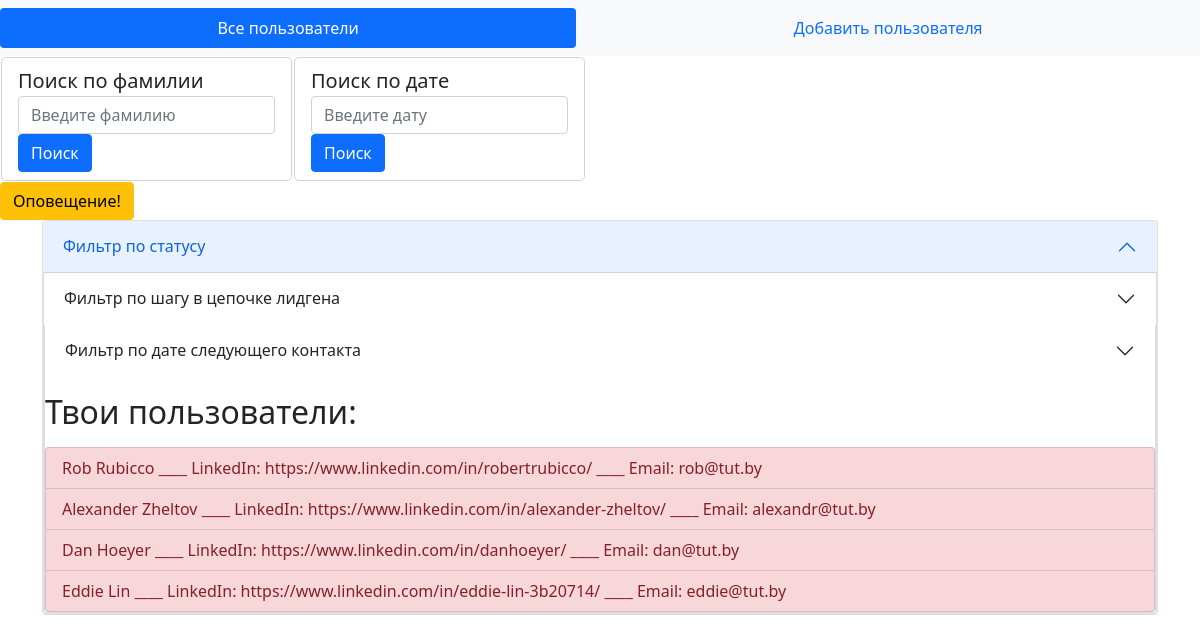
/users/list/, run on the app's committed database.
### crm/models.py (models this page shows, shortened)
class User(models.Model):
    class Meta:
        db_table = "users"
    id = models.UUIDField(primary_key=True, default=uuid4)
    name = models.CharField(max_length=20, null=False)
    last_name = models.CharField(max_length=20, null=False)
    job_title = models.CharField(max_length=50)
    company = models.CharField(max_length=50)
    email = models.EmailField(max_length=256)
    linkedin = models.CharField(max_length=256)
    add_contact = models.TextField()
    group = models.CharField(max_length=20)
    last_contact = models.DateField(null=False)
    next_contact = models.DateField(null=False)
    status = models.CharField(max_length=50, choices=Status.choices(), default=Status.Request_send)
    step = models.CharField(max_length=50, choices=LeadStep.choices(), default=LeadStep.Thank_connect)
    comment = models.TextField()
    history = models.TextField()
    created = models.DateTimeField(auto_now_add=True)
    updated = models.DateTimeField(auto_now=True, null=True)
    field_history1 = FieldHistoryTracker(['status'])
    field_history2 = FieldHistoryTracker(['step'])

### crm/views.py (the view)
# urls.py: path("list/", view=UserListView.as_view(), name="user-list"),
class UserListView(ListView):
    template_name: str = "crm/user_list.html"
    model: type = User
    def get_queryset(self):
        status = self.request.GET.get("status")
        step = self.request.GET.get("step")
        next_contact = self.request.GET.get("next_contact")
        result = User.objects.all()
        pk = 0
        if status:
            result = User.objects.filter(status=status)
        if step:
            result = User.objects.filter(step=step)
        return result

### crm/templates/crm/user_list.html (shortened to what this page needs)
{% extends "base.html" %}
{% block bar_list %}class="nav-link active" {% endblock %}
{% block content %}
<table>
    <tr>
        <td>
        <form>
            <div class="form-control form-control-lg" type="text">
                <label for="InputFamily">Поиск по фамилии</label>
                <input class="form-control" id="InputFamily" placeholder="Введите фамилию">
                <button type="submit" class="btn btn-primary">Поиск</button>
            </div>
        </form>
        </td>
        <td>
        <form>
            <div class="form-control form-control-lg" type="text">
                <label for="InputDate">Поиск по дате</label>
                <input class="form-control" id="InputDate" placeholder="Введите дату">
                <button type="submit" class="btn btn-primary" href="{% url 'user-list' %}?status=Запрос отправлен">Поиск</button>
            </div>
        </form>
        </td>
    </tr>
</table>
<a class="btn btn-warning" href="{% url 'users_date_filter' pk=4 %}" role="button">Оповещение!</a>
<div class="container">
    <div class="accordion" id="accordionExample">
  <div class="accordion-item">
    <h2 class="accordion-header" id="headingOne">
      <button class="accordion-button" type="button" data-bs-toggle="collapse" data-bs-target="#collapseOne" aria-expanded="true" aria-controls="collapseOne">
        Фильтр по статусу
      </button>
    </h2>
   <div class="accordion-item">
    <h2 class="accordion-header" id="headingTwo">
      <button class="accordion-button collapsed" type="button" data-bs-toggle="collapse" data-bs-target="#collapseTwo" aria-expanded="false" aria-controls="collapseTwo">
        Фильтр по шагу в цепочке лидгена
      </button>
    </h2>
    <div class="accordion-item">
    <h2 class="accordion-header" id="headingThree">
      <button class="accordion-button collapsed" type="button" data-bs-toggle="collapse" data-bs-target="#collapseThree" aria-expanded="false" aria-controls="collapseThree">
        Фильтр по дате следующего контакта
      </button>
        </h2>
    <h3 class="h2 my-3">Твои пользователи:</h3>
    <div class="list-group">
        {% for user in object_list %}
        <a href="{% url 'user-detail' user.pk %}"
           class="list-group-item list-group-item-action list-group-item-danger">{{ user.name }} {{user.last_name}} ____
        LinkedIn: {{user.linkedin}} ____ Email: {{user.email}}</a>
        {% empty %}
        <a href="{% url 'user-add'%}" class="list-group-item list-group-item-action ">Попробуй добавь какого-нибудь
            пользователя... </a>
        {% endfor %}
    </div>
</div>
{% endblock %}

### crm/templates/base.html (shortened to what this page needs)
<!DOCTYPE html>
<html lang="en">
<head>
    <link href="https://cdn.jsdelivr.net/npm/bootstrap@5.1.3/dist/css/bootstrap.min.css" rel="stylesheet"
>
</head>
<body>
<div class="center-block ">
    <nav class="navbar navbar-expand-lg navbar-light bg-light justify-content-center nav-pills nav-fill">
        <div class="nav-item">
            <a {% block bar_list %}class="nav-link" {% endblock %} href="{% url 'user-list' %}">Все пользователи</a>
        </div>
        <div class="nav-item">
            <a {% block bar_add %}class="nav-link" {% endblock %} href="{% url 'user-add' %}">Добавить пользователя</a>
        </div>
    </nav>
    {% block content %} {% endblock %}
</div>
</body>
</html>

### data on the page
User: name "Rob", last_name "Rubicco", linkedin "https://www.linkedin.com/in/robertrubicco/", email "rob@tut.by"
User: name "Alexander", last_name "Zheltov", linkedin "https://www.linkedin.com/in/alexander-zheltov/", email "alexandr@tut.by"
User: name "Dan", last_name "Hoeyer", linkedin "https://www.linkedin.com/in/danhoeyer/", email "dan@tut.by"
User: name "Eddie", last_name "Lin", linkedin "https://www.linkedin.com/in/eddie-lin-3b20714/", email "eddie@tut.by"
